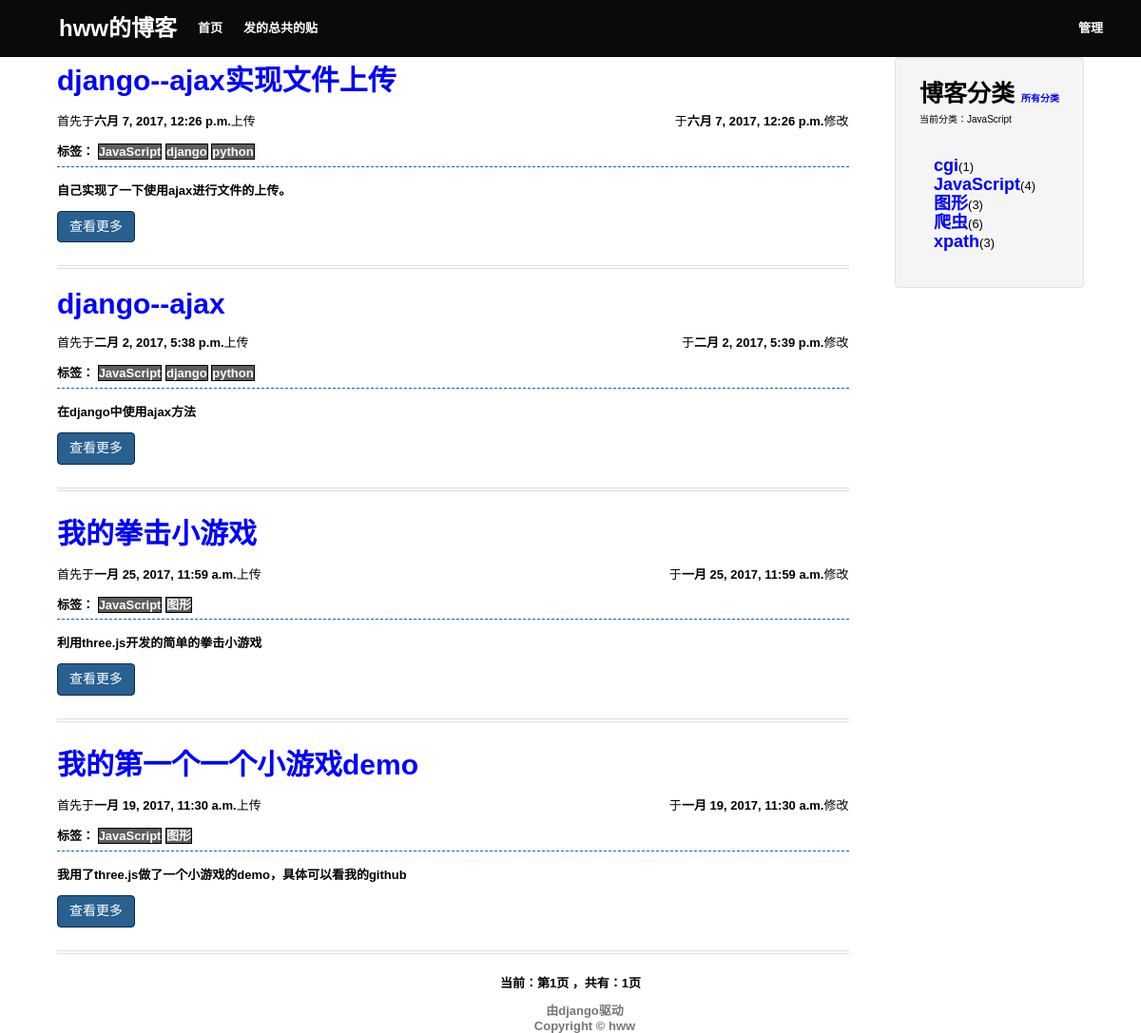
The app's page /category/JavaScript with its own data.
### myblog/models.py (models this page shows, shortened)
class Category(models.Model):
    name=models.CharField('文章类别',max_length=32)
    time=models.DateTimeField('第一次创建时间',auto_now_add=True)
    class Meta:
        ordering=['-time']

class Article(models.Model):
    title=models.CharField('标题',max_length=128)
    category=models.ManyToManyField(Category)
    First_time=models.DateTimeField('第一次发表时间',auto_now_add=True)
    Revise_time=models.DateTimeField('修改时间')
    sumarry=models.CharField('梗概',max_length=280,default='')
    content = RichTextField('内容')
    class Meta:
        ordering = ['-Revise_time']

### myblog/views.py (the view)
# urls.py: url(r'^category/(?P<category_content>[\w\-]+)$',views.category,name='category'),
def category(request,category_content):
    context_dict={}
    try:
        category=Category.objects.get(name=category_content)
        context_dict['category_name']=category.name
        article=category.article_set.all()
        paginator = Paginator(article, 5) # Show 25 contacts per page
        page = request.GET.get('page')
        try:
            contacts = paginator.page(page)
        except PageNotAnInteger:
            contacts = paginator.page(1)
        except EmptyPage:
            contacts = paginator.page(paginator.num_pages)
        context_dict['contacts']=contacts
        context_dict['category']=Category.objects.all()[:5]
        context_dict['more']=Category.objects.all()[5:]
    except Category.DoesNotExist:
        pass
    return render(request, 'list.html', context_dict)

### myblog/templates/list.html (shortened to what this page needs)
<html>
<head>
</head>
<body>
<link href="/static/css/first_page.css" type="text/css" rel="stylesheet" />
	<div class="whole_header">
		<div class="nav">
			<div style="width: 1120px; margin: 0 auto">
				<div class="inner_nav1">
					<a style="font-size: 24px;" href='/'>hww的博客</a>
					<a href="/">首页</a>
					<a href='/'>发的总共的贴</a>
				</div>
				<div class="inner_nav2">
					<a href="/admin">管理</a>
				</div>
			</div>
		</div>
	</div>
	<br/>
	<br/>
	<br/>
	<br/>
<div class="body">
		<div class="col-lg-4">
			<div class="well">
					<div class="h">
					<strong>博客分类</strong>
					<small style="font-size:10px;">
					{% if more %}
						<a href="/category/all/this">所有分类</a>
					{%else%}
						<p style="color:blue;">没有更多</p>
					{% endif %}
					</small>
					<p style="font-size:10px;">当前分类：{{category_name}}</p>
					</div>
					<span class="row">
						<div class="col-lg-12">
							<ul class="list-unstyled" >
								{% for j in category%}
								<li><a style="font-size:18px;line-height:20px;font-weight:blod;" href='/category/{{j.name }}' class="CategoryName" >{{j.name }}</a>({{j.article_set.all|length}})</li>
								{%endfor%}
							</ul>
						</div>
					</span>
			</div>
		</div>
		<div class="col-lg-8">
			<div class="article">
				<div>
					{%if contacts%}
					{%for i in contacts%}
						<a style="font-size:30px;" href="/article/{{i.title}}" class="URLName" >{{i.title}}</a>
						<p>
						<span>首先于<strong>{{i.First_time}}</strong>上传</span>
						<span style="float:right;">于<strong>{{i.Revise_time}}</strong>修改</span>
						</p>
						<strong>标签：</strong>
						{%for k in i.category.all%}
							<a style="color:#F5FFFA;border: 1px solid #000;" href='/category/{{k.name}}' class="Belong" ><span style="background-color: #5e5e5e;">{{k.name}}</span></a>
						{%endfor%}
						<hr style="height:1px;border:none;border-top:1px dashed #0066CC;"/>
						<p  class="summary"><strong>{{i.sumarry}}</strong></p>
						<a class="btn" style="background-color: #286090;border-color: #122b40;color: #fff;" href="/article/{{i.title}}">查看更多</a>
						<div style="border-bottom: 4px double #ddd;height: 4px;margin: 20px 0;"></div>
					{%endfor%}
					{%else%}
						<p style="font-size:30px;">在这个分类还没写东呢！！！=￣ω￣=</p>
					{%endif%}
				</div>
			</div>
		</div>
		{%if contacts%}
		<div class="pagination">
			<span class="step-links">
				<span class="current">
					<span style="font-weight:bold;">当前：第{{ contacts.number }}页 ，共有：{{ contacts.paginator.num_pages }}页</span>
				</span>
			</span>
		</div>
		{%endif%}
		<footer>
	<div class="text-center">
		<div class="row">
			<div class="col-lg-12">
				<div class="text-muted">
					<a href="https://www.djangoproject.com/">由django驱动</a>
					<br/>
					<a href="/">Copyright © hww</a>
				</div>
			</div>
		</div>
	</div>
	</footer>
</div>
</body>
</html>

### myblog/static/css/first_page.css (style rules this page uses)
body { margin:0; padding:0; font-family:"Microsoft YaHei",sans-serif; font-size: 13px; }
a { font-weight:bold; }
.nav { width: 100%; height:60px; background: #000 none repeat scroll 0 0; opacity: 0.96; position: fixed; top: 0; left:0; z-index: 10; text-decoration:none; }
.inner_nav1 a { font-family:"Helvitica Neue",Helvitica,Arial,"Microsoft YaHei",sans-serif; font-size:13px; height:60px; line-height:60px; margin-left:22px; text-align:center; text-decoration:none; color:#FFFFFF; float:left; }
.inner_nav2 a { font-family:"Helvitica Neue",Helvitica,Arial,"Microsoft YaHei",sans-serif; font-size:13px; height:60px; line-height:60px; margin-left:22px; text-align:center; text-decoration:none; color:#FFFFFF; float:right; }
.body { margin:0 auto; width: 1110px; padding-left: 15px; padding-right: 15px; }
.article { font-family:"Helvitica Neue",Helvitica,Arial,"Microsoft YaHei",sans-serif; }
.article a { font-family:"Helvitica Neue",Helvitica,Arial,"Microsoft YaHei",sans-serif; text-decoration:none; color:blue }
.btn { -moz-user-select: none; background-image: none; border: 1px solid transparent; border-radius: 4px; cursor: pointer; display: inline-block; font-size: 14px; font-weight: 400; line-height: 1.42857; margin-bottom: 0; padding: 6px 12px; text-align: center; vertical-align: middle; white-space: nowrap; }
.well { background-color: #f5f5f5; border: 1px solid #e3e3e3; border-radius: 4px; box-shadow: 0 1px 1px rgba(0, 0, 0, 0.05) inset; margin-bottom: 0px; min-height: 20px; padding: 25px; float:right; }
.well a { text-decoration:none; color:blue; font-size:10px; }
.h { font-size:25px; line-height: 1; margin-bottom:20px; }
.list-unstyled { list-style: outside none none; padding-left: 0; }
.pagination { width:100%; text-align:center; clear:both; }
.text-center { text-align: center; }
.row { margin-top:10px; }
.col-lg-8 { width: 75%; float: left; min-height: 1px; padding-left: 15px; padding-right: 15px; position: relative }
.col-lg-4 { width: 19%; float: right; min-height: 1px; padding-left: 15px; padding-right: 15px; position: relative }
.col-lg-12 { width: 100%; float: left; min-height: 1px; padding-left: 15px; padding-right: 15px; position: relative }
.text-muted a { color: #777; text-decoration:none; }

### records on screen
Category: name "JavaScript", article_set.all|length "4"
Category: name "cgi", article_set.all|length "1"
Category: name "图形", article_set.all|length "3"
Category: name "爬虫", article_set.all|length "6"
Category: name "xpath", article_set.all|length "3"
Article: title "django--ajax实现文件上传", First_time "六月 7, 2017, 12:26 p.m.", Revise_time "六月 7, 2017, 12:26 p.m.", sumarry "自己实现了一下使用ajax进行文件的上传。"
Category: name "django"
Category: name "python"
Article: title "django--ajax", First_time "二月 2, 2017, 5:38 p.m.", Revise_time "二月 2, 2017, 5:39 p.m.", sumarry "在django中使用ajax方法"
Article: title "我的拳击小游戏", First_time "一月 25, 2017, 11:59 a.m.", Revise_time "一月 25, 2017, 11:59 a.m.", sumarry "利用three.js开发的简单的拳击小游戏"
Article: title "我的第一个一个小游戏demo", First_time "一月 19, 2017, 11:30 a.m.", Revise_time "一月 19, 2017, 11:30 a.m.", sumarry "我用了three.js做了一个小游戏的demo，具体可以看我的github"

### other values on screen
{{ contacts.number }} "1"
{{ contacts.paginator.num_pages }} "1"
